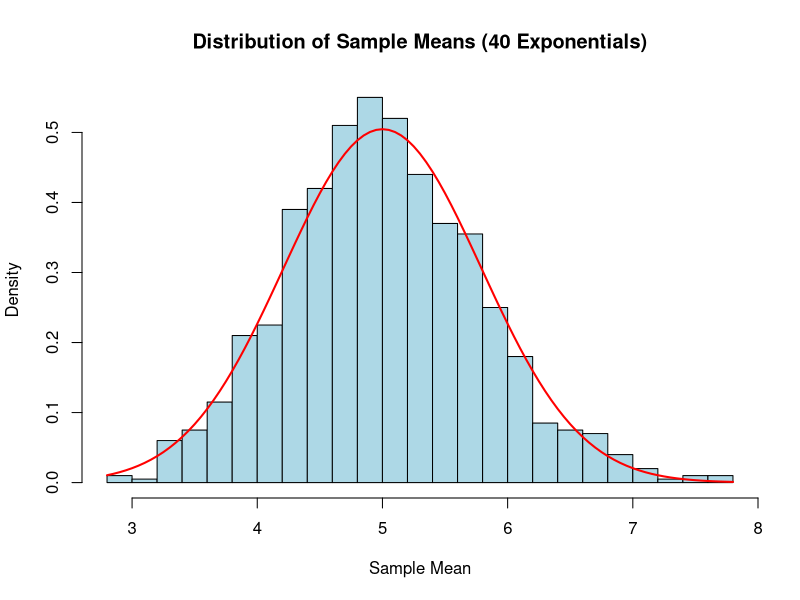

The R script that drew this image:
## ---- chunk 1
# Set parameters for the simulation
set.seed(123)  # To ensure reproducibility
lambda <- 0.2  # Rate parameter for the exponential distribution
n <- 40        # Number of exponentials in each sample
simulations <- 1000  # Number of simulations

# Simulate means of 40 exponentials, repeated 1000 times
means <- replicate(simulations, mean(rexp(n, lambda)))

# Display the first few means to understand the output
head(means)
## ---- chunk 2
# Theoretical mean for the exponential distribution
theoretical_mean <- 1 / lambda

# Mean of the simulated means
sample_mean <- mean(means)

# Display the theoretical and sample means
theoretical_mean
sample_mean
## ---- chunk 3
# Theoretical variance for the mean of 40 exponentials
theoretical_variance <- (1 / lambda)^2 / n

# Variance of the simulated means
sample_variance <- var(means)

# Display the theoretical and sample variances
theoretical_variance
sample_variance
## ---- chunk 4
# Plot the histogram of the sample means
hist(means, breaks = 30, prob = TRUE, 
     main = "Distribution of Sample Means (40 Exponentials)",
     xlab = "Sample Mean",
     col = "lightblue", border = "black")

# Overlay the normal distribution curve
curve(dnorm(x, mean = theoretical_mean, sd = sqrt(theoretical_variance)), 
      add = TRUE, col = "red", lwd = 2)
